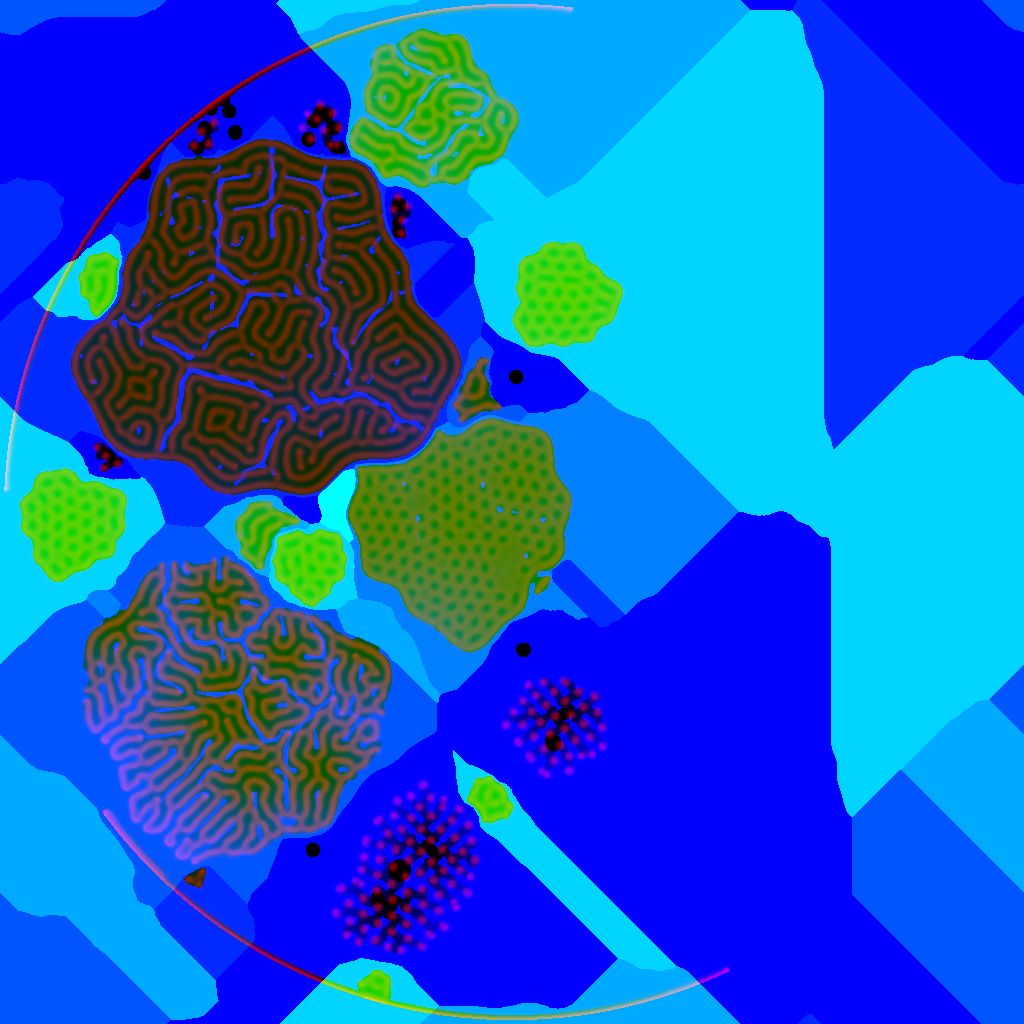

The Python source for this figure:
# Grows the culture in the petri dish: a Gray-Scott reaction-diffusion simulation, numpy only, no generative model.
# Run: python3 -I days/07/culture.py   ->  days/07/culture.png (R = colony density, G = species, B = age: when growth reached each point)
# Seven species, each its own feed and kill rate, so the plate grows spots, mazes, coral and holes side by side;
# seeded the way a plate is: a few drops, and a zig-zag streak from an inoculating loop.
import numpy as np, os
from PIL import Image

N, STEPS, rng = 1024, 9000, np.random.default_rng(7)
y, x = (np.mgrid[0:N, 0:N].astype(np.float32) + .5) / N * 2 - 1
inside = (x * x + y * y) < .985

# species: feed (F) and kill (k) pairs: spots, mazes, coral, holes, worms, mitosis, fine labyrinth
SPECIES = [(.0367, .0649), (.0290, .0570), (.0545, .0620), (.0390, .0580), (.0420, .0610), (.0300, .0550), (.0260, .0530)]
DEAD = (.0250, .0700)  # bare agar: nothing survives here, so colonies stop at their own edges
# the plate's composition (texture space, -1..1; x < 0 is the half on the page): a few big colonies, many small, one streak
COLONIES = [(-.48, -.36, .34, 1), (-.56, .40, .29, 2), (-.10, .02, .21, 3), (-.22, .70, .17, 0), (-.16, -.78, .15, 4),
            (-.86, .02, .10, 5), (-.30, -.02, .07, 6), (.08, .45, .12, 0), (.10, -.42, .10, 5)]
for _ in range(34):
    cx, cy = rng.uniform(-.95, .15), rng.uniform(-.95, .95)
    COLONIES.append((cx, cy, rng.uniform(.02, .07), int(rng.integers(0, 7))))
def wob(cx, cy, k):  # an irregular edge, so no colony is a perfect circle
    a = np.arctan2(y - cy, x - cx)
    return 1 + .10 * np.sin(3 * a + k) + .06 * np.sin(5 * a + 2 * k) + .04 * np.sin(11 * a + 3 * k)
def grow(M, n):
    M = M.copy()
    for _ in range(n): M = M | np.roll(M, 1, 0) | np.roll(M, -1, 0) | np.roll(M, 1, 1) | np.roll(M, -1, 1)
    return M
F = np.full((N, N), DEAD[0], np.float32); K = np.full((N, N), DEAD[1], np.float32)
species = np.zeros((N, N), np.float32); terr = np.zeros((N, N), bool)
for j, (cx, cy, r, sp) in enumerate(COLONIES):
    m = np.hypot(x - cx, y - cy) < r * wob(cx, cy, j * 1.7)
    m &= ~grow(terr, 7); terr |= m   # a strip of bare agar between neighbours, like a road between fields
    F[m], K[m] = SPECIES[sp]; species[m] = sp / 6
# the streak: an inoculating loop dragged back and forth across the top left
streak = np.zeros((N, N), bool)
for t in np.linspace(0, 1, 900):
    sx, sy = -.92 + .7 * t, -.70 + .16 * np.sin(t * np.pi * 7) + .1 * t
    streak |= (x - sx) ** 2 + (y - sy) ** 2 < .022 ** 2
streak &= ~grow(terr, 7); terr |= streak
F[streak], K[streak] = SPECIES[0]; species[streak] = 0
F = F * inside + DEAD[0] * ~inside; K = K * inside + DEAD[1] * ~inside

U = np.ones((N, N), np.float32); V = np.zeros((N, N), np.float32)
def seed(cx, cy, r):
    m = ((x - cx) ** 2 + (y - cy) ** 2 < r * r) & terr
    U[m] = .5; V[m] = .25 + rng.uniform(0, .05, m.sum())
for cx, cy, r, sp in COLONIES:
    seed(cx, cy, max(.012, r * .12))
    for _ in range(int(r * 14)): seed(cx + rng.uniform(-.6, .6) * r, cy + rng.uniform(-.6, .6) * r, .01)
for t in np.linspace(0, 1, 60): seed(-.92 + .7 * t, -.70 + .16 * np.sin(t * np.pi * 7) + .1 * t, .012)

age = np.full((N, N), -1, np.float32)
lap = lambda Z: np.roll(Z, 1, 0) + np.roll(Z, -1, 0) + np.roll(Z, 1, 1) + np.roll(Z, -1, 1) - 4 * Z
for i in range(STEPS):
    uvv = U * V * V
    U += (1.0 * lap(U) * .2 - uvv + F * (1 - U))
    V += (.5 * lap(V) * .2 + uvv - (F + K) * V)
    U[~inside] = 1; V[~inside] = 0
    if i % 30 == 0:
        new = (V > .15) & (age < 0); age[new] = i
    if i % 1000 == 0: print(i, flush=True)

age[age < 0] = STEPS
# every bare point takes the species of the nearest colony, so a colour never changes at a colony's edge
lab, have = species.copy(), terr.copy()
while not have.all():
    for ax, sh in ((0, 1), (0, -1), (1, 1), (1, -1)):
        nl, nh = np.roll(lab, sh, ax), np.roll(have, sh, ax)
        take = nh & ~have; lab[take] = nl[take]; have |= take
species = lab
img = np.stack([np.clip(V / max(V.max(), 1e-6), 0, 1), species, age / STEPS], -1)
Image.fromarray((img * 255).round().astype(np.uint8)).save(os.path.join(os.path.dirname(__file__), 'culture.png'))
print('done')
